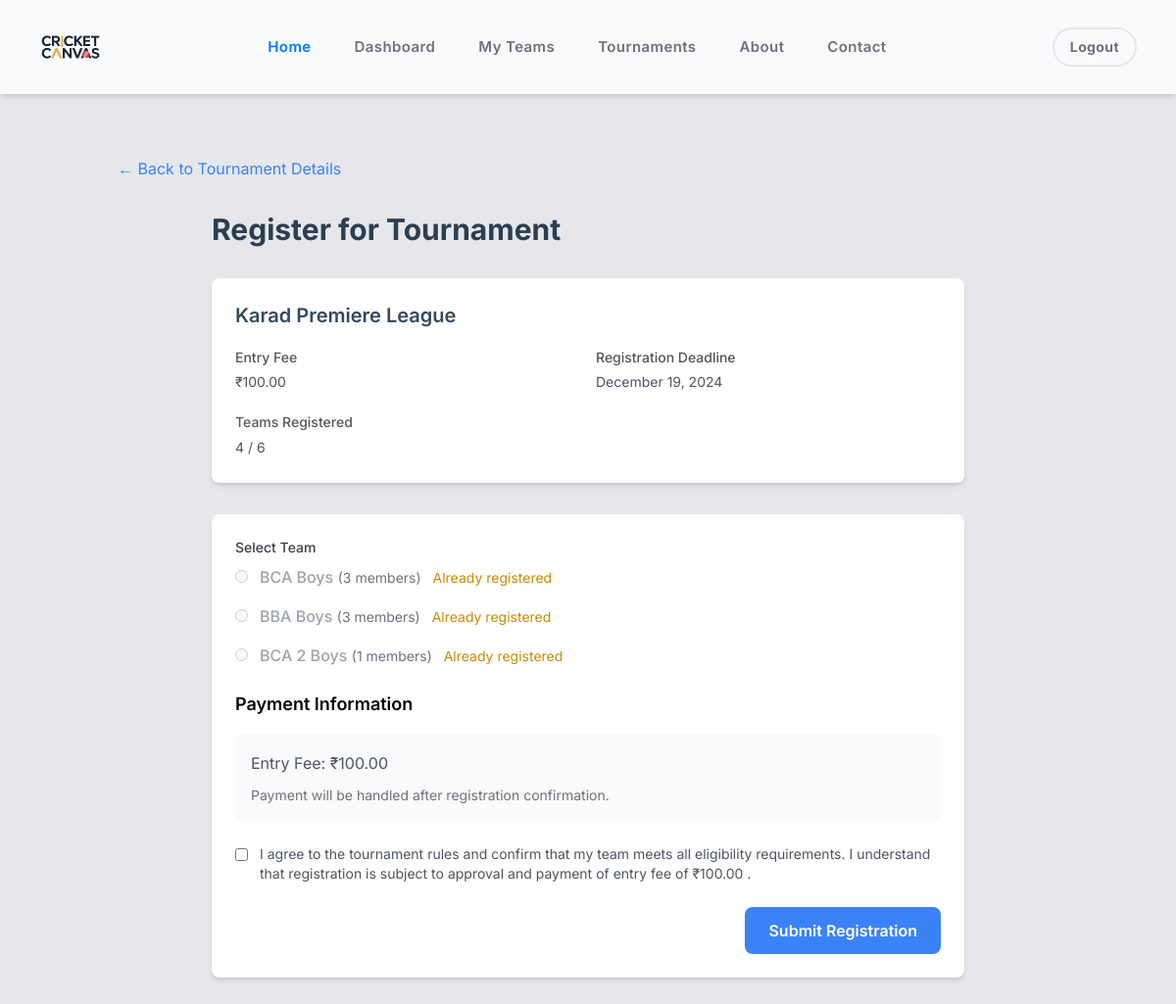
Screenshot of /tournaments/register.php?id=2 (signed in) with the database file from the repository.
### tables this page shows
CREATE TABLE `tournaments` (
  `tournament_id` int(11) NOT NULL,
  `tournament_name` varchar(100) NOT NULL,
  `organizer_id` int(11) NOT NULL,
  `start_date` date DEFAULT NULL,
  `end_date` date DEFAULT NULL,
  `max_teams` int(11) DEFAULT NULL,
  `format` enum('knockout','league','group_stage') NOT NULL,
  `status` enum('draft','open','registration_closed','ongoing','completed') DEFAULT 'draft',
  `description` text DEFAULT NULL,
  `registration_deadline` date NOT NULL,
  `min_teams` int(11) DEFAULT 4,
  `venue` varchar(100) DEFAULT NULL,
  `city` varchar(50) DEFAULT NULL,
  `entry_fee` decimal(10,2) DEFAULT 0.00,
  `prize_pool` decimal(10,2) DEFAULT 0.00,
  `rules` text DEFAULT NULL,
  `created_at` timestamp NOT NULL DEFAULT current_timestamp(),
  `payment_qr` varchar(255) DEFAULT NULL
);

CREATE TABLE `teams` (
  `team_id` int(11) NOT NULL,
  `team_name` varchar(100) NOT NULL,
  `captain_id` int(11) DEFAULT NULL,
  `created_at` timestamp NOT NULL DEFAULT current_timestamp(),
  `logo` varchar(255) DEFAULT NULL,
  `home_ground` varchar(100) DEFAULT NULL,
  `city` varchar(50) DEFAULT NULL,
  `established_date` date DEFAULT NULL,
  `description` text DEFAULT NULL,
  `contact_email` varchar(100) DEFAULT NULL,
  `contact_phone` varchar(20) DEFAULT NULL,
  `max_members` int(11) DEFAULT 15,
  `team_status` enum('active','inactive') DEFAULT 'active'
);

### tournaments/register.php (the view, shortened to what this page needs)
<?php
require_once '../config/database.php';
$tournament_id = $_GET['id'] ?? null;
$stmt = $pdo->prepare("
    SELECT t.*,
           (SELECT COUNT(*) FROM tournament_teams WHERE tournament_id = t.tournament_id AND status = 'approved') as registered_teams
    FROM tournaments t
    WHERE t.tournament_id = ? AND t.status = 'open'
");
$stmt->execute([$tournament_id]);
$tournament = $stmt->fetch();
$stmt = $pdo->prepare("
    SELECT t.*,
           (SELECT COUNT(*) FROM team_members WHERE team_id = t.team_id AND status = 'approved') as member_count
    FROM teams t
    WHERE t.captain_id = ? AND t.team_status = 'active'
");
$stmt->execute([$_SESSION['user_id']]);
$teams = $stmt->fetchAll();
$registeredTeamIds = [];
if (!empty($teams)) {
    $teamIds = array_column($teams, 'team_id');
    $stmt = $pdo->prepare("
        SELECT team_id
        FROM tournament_teams
        WHERE tournament_id = ? AND team_id IN (" . implode(',', $teamIds) . ")
    ");
    $stmt->execute([$tournament_id]);
    $registeredTeamIds = array_column($stmt->fetchAll(), 'team_id');
}
require_once '../includes/header.php';
?>
<div class="container mx-auto px-4 py-8">
    <div class="mb-8">
        <a href="<?php echo BASE_URL; ?>/tournaments/details.php?id=<?php echo $tournament_id; ?>"
           class="text-blue-500 hover:text-blue-700">
            ← Back to Tournament Details
        </a>
    </div>
    <div class="max-w-3xl mx-auto">
        <h1 class="text-3xl font-bold mb-8">Register for Tournament</h1>
        <div class="bg-white rounded-lg shadow-md p-6 mb-8">
            <h2 class="text-xl font-semibold mb-4"><?php echo htmlspecialchars($tournament['tournament_name']); ?></h2>
            <div class="grid grid-cols-2 gap-4 text-sm">
                <div>
                    <p class="font-medium">Entry Fee</p>
                    <p class="text-gray-600">₹<?php echo number_format($tournament['entry_fee'], 2); ?></p>
                </div>
                <div>
                    <p class="font-medium">Registration Deadline</p>
                    <p class="text-gray-600">
                        <?php echo date('F j, Y', strtotime($tournament['registration_deadline'])); ?>
                    </p>
                </div>
                <div>
                    <p class="font-medium">Teams Registered</p>
                    <p class="text-gray-600">
                        <?php echo $tournament['registered_teams']; ?> / <?php echo $tournament['max_teams']; ?>
                    </p>
                </div>
            </div>
        </div>
        <?php if (empty($teams)): ?>
            <div class="bg-yellow-100 text-yellow-800 p-4 rounded-lg">
                <p>You don't have any teams to register. You need to be a team captain to register for tournaments.</p>
                <a href="<?php echo BASE_URL; ?>/teams/create.php"
                   class="text-blue-500 hover:text-blue-700 font-medium">
                    Create a team
                </a>
            </div>
        <?php else: ?>
            <form action="<?php echo BASE_URL; ?>/tournaments/process/register.php" method="POST"
                  class="bg-white rounded-lg shadow-md p-6">
                <div class="mb-6">
                    <label class="block text-sm font-medium text-gray-700 mb-2">Select Team</label>
                    <div class="space-y-4">
                        <?php foreach ($teams as $team): ?>
                            <div class="relative flex items-center">
                                <input type="radio"
                                       name="team_id"
                                       value="<?php echo $team['team_id']; ?>"
                                       id="team_<?php echo $team['team_id']; ?>"
                                       <?php echo in_array($team['team_id'], $registeredTeamIds) ? 'disabled' : ''; ?>
                                       class="mr-3"
                                       required>
                                <label for="team_<?php echo $team['team_id']; ?>"
                                       class="<?php echo in_array($team['team_id'], $registeredTeamIds) ? 'text-gray-400' : ''; ?>">
                                    <span class="font-medium"><?php echo htmlspecialchars($team['team_name']); ?></span>
                                    <span class="text-sm text-gray-500">
                                        (<?php echo $team['member_count']; ?> members)
                                    </span>
                                    <?php if (in_array($team['team_id'], $registeredTeamIds)): ?>
                                        <span class="ml-2 text-sm text-yellow-600">Already registered</span>
                                    <?php endif; ?>
                                </label>
                            </div>
                        <?php endforeach; ?>
                    </div>
                </div>
                <?php if ($tournament['entry_fee'] > 0): ?>
                    <div class="mb-6">
                        <h3 class="text-lg font-semibold mb-4">Payment Information</h3>
                        <div class="bg-gray-50 p-4 rounded-lg">
                            <p class="text-gray-600 mb-2">Entry Fee: ₹<?php echo number_format($tournament['entry_fee'], 2); ?></p>
                            <p class="text-sm text-gray-500">Payment will be handled after registration confirmation.</p>
                        </div>
                    </div>
                <?php endif; ?>
                <div class="mb-6">
                    <div class="flex items-start">
                        <input type="checkbox"
                               name="terms_accepted"
                               id="terms_accepted"
                               required
                               class="mt-1 mr-3">
                        <label for="terms_accepted" class="text-sm text-gray-600">
                            I agree to the tournament rules and confirm that my team meets all eligibility requirements.
                            I understand that registration is subject to approval and payment of entry fee
                            <?php if ($tournament['entry_fee'] > 0): ?>
                                of ₹<?php echo number_format($tournament['entry_fee'], 2); ?>
                            <?php endif; ?>.
                        </label>
                    </div>
                </div>
                <div class="flex justify-end">
                    <button type="submit"
                            class="bg-blue-500 hover:bg-blue-600 text-white px-6 py-3 rounded-lg font-semibold">
                        Submit Registration
                    </button>
                </div>
            </form>
        <?php endif; ?>
    </div>
</div>

### assets/css/style.css (style rules this page uses)
* { margin: 0; box-sizing: border-box; font-family: "Inter", serif; }
body { font-family: "Inter", serif; }
body { background-color: #f8f9fa; }
h1 { color: #2c3e50; font-weight: bold; }
h2 { color: #34495e; margin-bottom: 20px; font-size: 24px; }
p { color: #555; line-height: 1.8; }

### rows the page displays
tournaments: tournament_name "Karad Premiere League", entry_fee "100.00", registration_deadline "December 19, 2024", max_teams "6"
teams: team_id "☐ BCA Boys (3 members) Already r", team_name "BCA Boys", member_count "3", shows "Already registered"
teams: team_id "☐ BBA Boys (3 members) Already r", team_name "BBA Boys", member_count "3", shows "Already registered"
teams: team_id "☐ BCA 2 Boys (1 members) Already", team_name "BCA 2 Boys", member_count "1", shows "Already registered"

### other values shown
$tournament['registered_teams'] "4"
